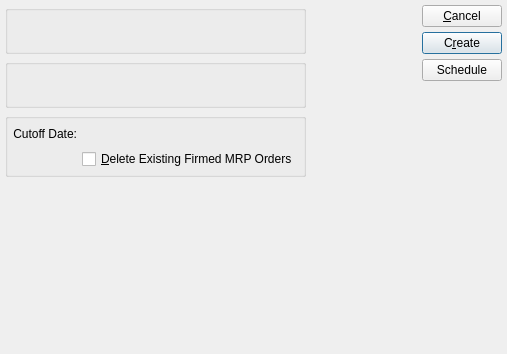
<?xml version="1.0" encoding="UTF-8"?>
<ui version="4.0">
 <comment>This file is part of the xTuple ERP: PostBooks Edition, a free and
open source Enterprise Resource Planning software suite,
Copyright (c) 1999-2010 by OpenMFG LLC, d/b/a xTuple.
It is licensed to you under the Common Public Attribution License
version 1.0, the full text of which (including xTuple-specific Exhibits)
is available at www.xtuple.com/CPAL.  By using this software, you agree
to be bound by its terms.</comment>
 <class>createPlannedOrdersByPlannerCode</class>
 <widget class="QDialog" name="createPlannedOrdersByPlannerCode">
  <property name="geometry">
   <rect>
    <x>0</x>
    <y>0</y>
    <width>507</width>
    <height>354</height>
   </rect>
  </property>
  <property name="windowTitle">
   <string>Run MRP by Planner Code</string>
  </property>
  <layout class="QGridLayout" name="gridLayout_2">
   <item row="0" column="0">
    <layout class="QVBoxLayout" name="verticalLayout_2">
     <item>
      <layout class="QHBoxLayout" name="horizontalLayout_2">
       <item>
        <layout class="QVBoxLayout" name="verticalLayout">
         <item>
          <widget class="ParameterGroup" name="_plannerCode">
           <property name="focusPolicy">
            <enum>Qt::StrongFocus</enum>
           </property>
           <property name="title">
            <string/>
           </property>
           <property name="fixedSize">
            <bool>false</bool>
           </property>
          </widget>
         </item>
         <item>
          <widget class="WarehouseGroup" name="_warehouse">
           <property name="focusPolicy">
            <enum>Qt::StrongFocus</enum>
           </property>
           <property name="title">
            <string/>
           </property>
           <property name="checked">
            <bool>false</bool>
           </property>
           <property name="fixedSize">
            <bool>false</bool>
           </property>
          </widget>
         </item>
         <item>
          <widget class="QGroupBox" name="_optionsGroup">
           <property name="title">
            <string/>
           </property>
           <layout class="QGridLayout" name="gridLayout">
            <item row="0" column="0">
             <widget class="QLabel" name="_cutOffDateLit">
              <property name="text">
               <string>Cutoff Date:</string>
              </property>
              <property name="alignment">
               <set>Qt::AlignRight|Qt::AlignTrailing|Qt::AlignVCenter</set>
              </property>
             </widget>
            </item>
            <item row="0" column="1">
             <layout class="QHBoxLayout" name="horizontalLayout">
              <item>
               <widget class="DLineEdit" name="_cutOffDate"/>
              </item>
              <item>
               <spacer name="horizontalSpacer">
                <property name="orientation">
                 <enum>Qt::Horizontal</enum>
                </property>
                <property name="sizeHint" stdset="0">
                 <size>
                  <width>40</width>
                  <height>20</height>
                 </size>
                </property>
               </spacer>
              </item>
             </layout>
            </item>
            <item row="1" column="1">
             <widget class="XCheckBox" name="_deleteFirmed">
              <property name="minimumSize">
               <size>
                <width>0</width>
                <height>0</height>
               </size>
              </property>
              <property name="focusPolicy">
               <enum>Qt::StrongFocus</enum>
              </property>
              <property name="text">
               <string>&amp;Delete Existing Firmed MRP Orders</string>
              </property>
             </widget>
            </item>
           </layout>
          </widget>
         </item>
        </layout>
       </item>
       <item>
        <spacer>
         <property name="orientation">
          <enum>Qt::Horizontal</enum>
         </property>
         <property name="sizeType">
          <enum>QSizePolicy::Expanding</enum>
         </property>
         <property name="sizeHint" stdset="0">
          <size>
           <width>0</width>
           <height>14</height>
          </size>
         </property>
        </spacer>
       </item>
       <item>
        <layout class="QVBoxLayout">
         <item>
          <widget class="QPushButton" name="_close">
           <property name="text">
            <string>&amp;Cancel</string>
           </property>
          </widget>
         </item>
         <item>
          <widget class="QPushButton" name="_create">
           <property name="enabled">
            <bool>true</bool>
           </property>
           <property name="focusPolicy">
            <enum>Qt::StrongFocus</enum>
           </property>
           <property name="text">
            <string>C&amp;reate</string>
           </property>
           <property name="default">
            <bool>true</bool>
           </property>
          </widget>
         </item>
         <item>
          <widget class="QPushButton" name="_submit">
           <property name="text">
            <string>Schedule</string>
           </property>
          </widget>
         </item>
         <item>
          <spacer>
           <property name="orientation">
            <enum>Qt::Vertical</enum>
           </property>
           <property name="sizeType">
            <enum>QSizePolicy::Expanding</enum>
           </property>
           <property name="sizeHint" stdset="0">
            <size>
             <width>20</width>
             <height>0</height>
            </size>
           </property>
          </spacer>
         </item>
        </layout>
       </item>
      </layout>
     </item>
     <item>
      <spacer name="verticalSpacer">
       <property name="orientation">
        <enum>Qt::Vertical</enum>
       </property>
       <property name="sizeHint" stdset="0">
        <size>
         <width>20</width>
         <height>0</height>
        </size>
       </property>
      </spacer>
     </item>
    </layout>
   </item>
  </layout>
 </widget>
 <layoutdefault spacing="5" margin="5"/>
 <pixmapfunction>qPixmapFromMimeSource</pixmapfunction>
 <customwidgets>
  <customwidget>
   <class>DLineEdit</class>
   <extends>QWidget</extends>
   <header>datecluster.h</header>
  </customwidget>
  <customwidget>
   <class>ParameterGroup</class>
   <extends>QGroupBox</extends>
   <header>parametergroup.h</header>
  </customwidget>
  <customwidget>
   <class>WarehouseGroup</class>
   <extends>QGroupBox</extends>
   <header>warehousegroup.h</header>
  </customwidget>
  <customwidget>
   <class>XCheckBox</class>
   <extends>QCheckBox</extends>
   <header>xcheckbox.h</header>
  </customwidget>
 </customwidgets>
 <tabstops>
  <tabstop>_plannerCode</tabstop>
  <tabstop>_warehouse</tabstop>
  <tabstop>_cutOffDate</tabstop>
  <tabstop>_deleteFirmed</tabstop>
  <tabstop>_create</tabstop>
  <tabstop>_submit</tabstop>
  <tabstop>_close</tabstop>
 </tabstops>
 <resources/>
 <connections>
  <connection>
   <sender>_close</sender>
   <signal>clicked()</signal>
   <receiver>createPlannedOrdersByPlannerCode</receiver>
   <slot>reject()</slot>
   <hints>
    <hint type="sourcelabel">
     <x>20</x>
     <y>20</y>
    </hint>
    <hint type="destinationlabel">
     <x>20</x>
     <y>20</y>
    </hint>
   </hints>
  </connection>
 </connections>
</ui>
